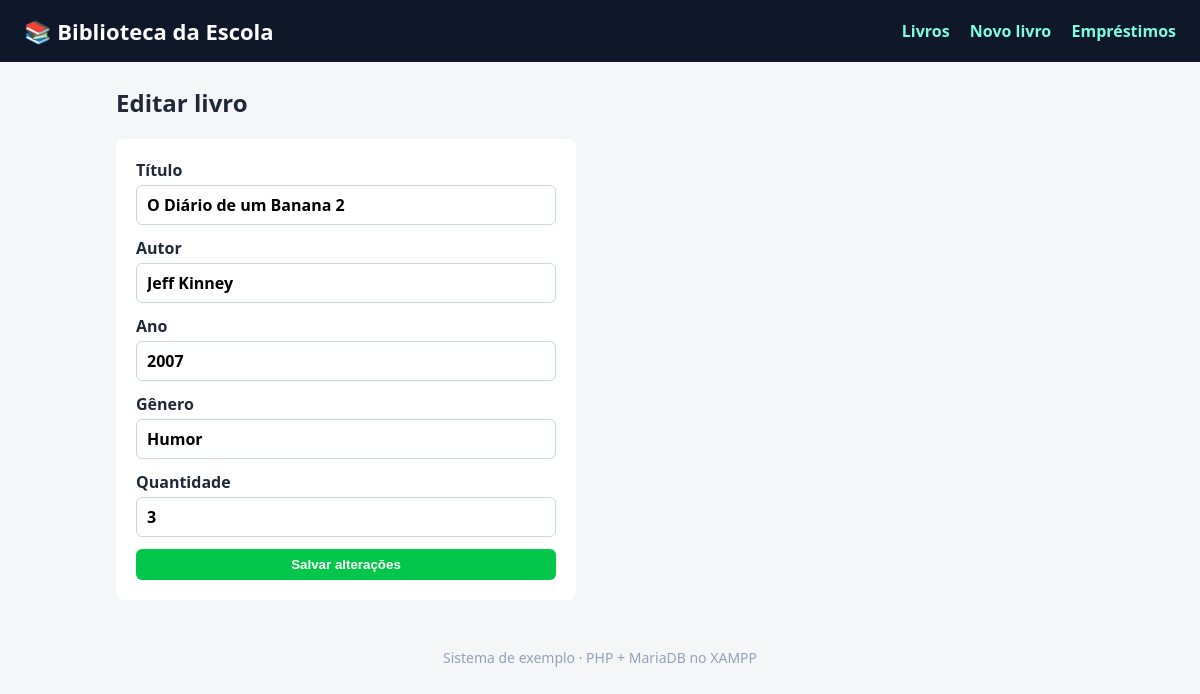
/editar.php?id=5, run on the app's committed database.
### tables this page shows
CREATE TABLE livros (
  id          INT AUTO_INCREMENT PRIMARY KEY,
  titulo      VARCHAR(150) NOT NULL,
  autor       VARCHAR(100) NOT NULL,
  ano         INT,
  genero      VARCHAR(50),
  quantidade  INT NOT NULL DEFAULT 1
);

### conexao.php (called while the page is built, shortened)
<?php
function e($texto) {
    return htmlspecialchars((string)$texto, ENT_QUOTES, 'UTF-8');
}

### editar.php (the view, shortened to what this page needs)
<?php
require 'conexao.php';
$id = (int)($_GET['id'] ?? $_POST['id'] ?? 0);
$consulta = $pdo->prepare("SELECT * FROM livros WHERE id = :id");
$consulta->execute([':id' => $id]);
$livro = $consulta->fetch();
require 'topo.php';
?>
<h2>Editar livro</h2>
<form method="post" class="ficha">
  <label>Título <input name="titulo" value="<?= e($livro['titulo']) ?>" required maxlength="150"></label>
  <label>Autor <input name="autor" value="<?= e($livro['autor']) ?>" required maxlength="100"></label>
  <label>Ano <input name="ano" type="number" value="<?= e($livro['ano']) ?>"></label>
  <label>Gênero <input name="genero" value="<?= e($livro['genero']) ?>" maxlength="50"></label>
  <label>Quantidade <input name="quantidade" type="number" min="1" value="<?= e($livro['quantidade']) ?>" required></label>
  <button>Salvar alterações</button>
</form>
<?php require 'rodape.php'; ?>

### estilo.css (style rules this page uses)
* { box-sizing: border-box; }
body { margin: 0; font-family: system-ui, Arial, sans-serif; background: #F4F6F8; color: #1F2937; }
button { background: #02c74a; color: #FFF; border: 0; border-radius: 6px; padding: 8px 14px; cursor: pointer; font-weight: 600; }
input, select { padding: 8px 10px; border: 1px solid #CBD5E1; border-radius: 6px; font: inherit; }
.ficha { display: grid; gap: 12px; max-width: 460px; background: #FFF; padding: 20px; border-radius: 8px; }
.ficha label { display: grid; gap: 4px; font-weight: 600; }

### data on the page
livros: titulo "O Diário de um Banana 2", autor "Jeff Kinney", ano "2007", genero "Humor", quantidade "3"
